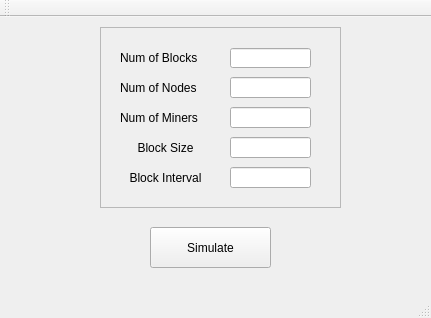
<?xml version="1.0" encoding="UTF-8"?>
<ui version="4.0">
 <class>MainWindow</class>
 <widget class="QMainWindow" name="MainWindow">
  <property name="geometry">
   <rect>
    <x>0</x>
    <y>0</y>
    <width>431</width>
    <height>318</height>
   </rect>
  </property>
  <property name="windowTitle">
   <string>MainWindow</string>
  </property>
  <property name="tabShape">
   <enum>QTabWidget::Triangular</enum>
  </property>
  <property name="unifiedTitleAndToolBarOnMac">
   <bool>false</bool>
  </property>
  <widget class="QWidget" name="inputWidget">
   <widget class="QPushButton" name="Simulate">
    <property name="geometry">
     <rect>
      <x>150</x>
      <y>210</y>
      <width>121</width>
      <height>41</height>
     </rect>
    </property>
    <property name="text">
     <string>Simulate</string>
    </property>
   </widget>
   <widget class="QLabel" name="numNodesLabel">
    <property name="geometry">
     <rect>
      <x>120</x>
      <y>60</y>
      <width>91</width>
      <height>21</height>
     </rect>
    </property>
    <property name="text">
     <string>Num of Nodes </string>
    </property>
   </widget>
   <widget class="QLineEdit" name="numNodes">
    <property name="geometry">
     <rect>
      <x>230</x>
      <y>60</y>
      <width>81</width>
      <height>21</height>
     </rect>
    </property>
    <property name="inputMethodHints">
     <set>Qt::ImhDigitsOnly</set>
    </property>
   </widget>
   <widget class="QLineEdit" name="numMiners">
    <property name="geometry">
     <rect>
      <x>230</x>
      <y>90</y>
      <width>81</width>
      <height>21</height>
     </rect>
    </property>
    <property name="inputMethodHints">
     <set>Qt::ImhDigitsOnly</set>
    </property>
   </widget>
   <widget class="QLabel" name="numMinerslabel">
    <property name="geometry">
     <rect>
      <x>120</x>
      <y>90</y>
      <width>91</width>
      <height>21</height>
     </rect>
    </property>
    <property name="text">
     <string>Num of Miners</string>
    </property>
   </widget>
   <widget class="QLineEdit" name="numBlocks">
    <property name="geometry">
     <rect>
      <x>230</x>
      <y>31</y>
      <width>81</width>
      <height>20</height>
     </rect>
    </property>
    <property name="inputMethodHints">
     <set>Qt::ImhDigitsOnly</set>
    </property>
   </widget>
   <widget class="QLabel" name="numBlocksLabel">
    <property name="geometry">
     <rect>
      <x>120</x>
      <y>30</y>
      <width>91</width>
      <height>21</height>
     </rect>
    </property>
    <property name="text">
     <string>Num of Blocks</string>
    </property>
   </widget>
   <widget class="QLineEdit" name="blockSize">
    <property name="geometry">
     <rect>
      <x>230</x>
      <y>120</y>
      <width>81</width>
      <height>21</height>
     </rect>
    </property>
    <property name="inputMethodHints">
     <set>Qt::ImhDigitsOnly</set>
    </property>
   </widget>
   <widget class="QLabel" name="blockSizeLabel">
    <property name="geometry">
     <rect>
      <x>120</x>
      <y>120</y>
      <width>91</width>
      <height>21</height>
     </rect>
    </property>
    <property name="text">
     <string>Block Size</string>
    </property>
    <property name="alignment">
     <set>Qt::AlignCenter</set>
    </property>
   </widget>
   <widget class="QFrame" name="frame">
    <property name="geometry">
     <rect>
      <x>100</x>
      <y>10</y>
      <width>241</width>
      <height>181</height>
     </rect>
    </property>
    <property name="frameShape">
     <enum>QFrame::StyledPanel</enum>
    </property>
    <property name="frameShadow">
     <enum>QFrame::Raised</enum>
    </property>
   </widget>
   <widget class="QLineEdit" name="blockInterval">
    <property name="geometry">
     <rect>
      <x>230</x>
      <y>150</y>
      <width>81</width>
      <height>21</height>
     </rect>
    </property>
    <property name="inputMethodHints">
     <set>Qt::ImhDigitsOnly</set>
    </property>
   </widget>
   <widget class="QLabel" name="blockIntervalLabel">
    <property name="geometry">
     <rect>
      <x>120</x>
      <y>150</y>
      <width>91</width>
      <height>21</height>
     </rect>
    </property>
    <property name="text">
     <string>Block Interval</string>
    </property>
    <property name="alignment">
     <set>Qt::AlignCenter</set>
    </property>
   </widget>
   <zorder>frame</zorder>
   <zorder>Simulate</zorder>
   <zorder>numNodesLabel</zorder>
   <zorder>numNodes</zorder>
   <zorder>numMiners</zorder>
   <zorder>numMinerslabel</zorder>
   <zorder>numBlocks</zorder>
   <zorder>numBlocksLabel</zorder>
   <zorder>blockSize</zorder>
   <zorder>blockSizeLabel</zorder>
   <zorder>blockInterval</zorder>
   <zorder>blockIntervalLabel</zorder>
  </widget>
  <widget class="QToolBar" name="mainToolBar">
   <attribute name="toolBarArea">
    <enum>TopToolBarArea</enum>
   </attribute>
   <attribute name="toolBarBreak">
    <bool>false</bool>
   </attribute>
  </widget>
  <widget class="QStatusBar" name="statusBar"/>
  <widget class="QMenuBar" name="menuBar">
   <property name="enabled">
    <bool>true</bool>
   </property>
   <property name="geometry">
    <rect>
     <x>0</x>
     <y>0</y>
     <width>431</width>
     <height>22</height>
    </rect>
   </property>
   <property name="autoFillBackground">
    <bool>false</bool>
   </property>
   <property name="defaultUp">
    <bool>false</bool>
   </property>
  </widget>
 </widget>
 <layoutdefault spacing="6" margin="11"/>
 <resources/>
 <connections/>
</ui>
